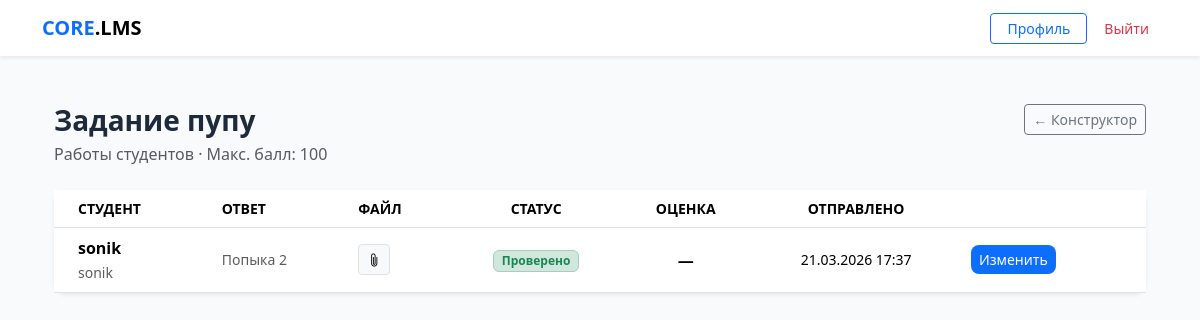
The page /assignment/1/submissions/ (signed in) on the database its author committed.
### core/models.py (models this page shows, shortened)
class Assignment(models.Model):
    block = models.OneToOneField(ContentBlock, on_delete=models.CASCADE, related_name='assignment')
    description = models.TextField(blank=True)
    max_score = models.PositiveIntegerField(default=100)
    deadline = models.DateTimeField(null=True, blank=True)

class ContentBlock(models.Model):
    BLOCK_TYPES = (
        ('text', 'Текст'),
        ('file', 'Файл/Медиа'),
        ('quiz', 'Тест'),
        ('assignment', 'Задание'),
    )
    course = models.ForeignKey(Course, on_delete=models.CASCADE, related_name='blocks')
    section = models.ForeignKey('Section', on_delete=models.SET_NULL,
                                null=True, blank=True, related_name='blocks')
    title = models.CharField(max_length=255)
    block_type = models.CharField(max_length=20, choices=BLOCK_TYPES)
    content_text = models.TextField(blank=True, null=True)
    content_file = models.FileField(upload_to='course_contents/', blank=True, null=True)
    content_quiz = models.ForeignKey(Quiz, on_delete=models.SET_NULL, blank=True, null=True,
                                     related_name='blocks')
    order = models.PositiveIntegerField(default=0)

class Submission(models.Model):
    STATUS_CHOICES = (
        ('submitted', 'На проверке'),
        ('graded', 'Проверено'),
    )
    assignment = models.ForeignKey(Assignment, on_delete=models.CASCADE, related_name='submissions')
    student = models.ForeignKey(CustomUser, on_delete=models.CASCADE, related_name='submissions')
    text = models.TextField(blank=True)
    file = models.FileField(upload_to='submissions/', blank=True, null=True)
    submitted_at = models.DateTimeField(auto_now_add=True)
    status = models.CharField(max_length=20, choices=STATUS_CHOICES, default='submitted')
    score = models.PositiveIntegerField(null=True, blank=True)
    feedback = models.TextField(blank=True)
    graded_at = models.DateTimeField(null=True, blank=True)
    is_late = models.BooleanField(default=False,
        help_text='Помечается автоматически если сдано после дедлайна')
    class Meta:
        unique_together = ('assignment', 'student')

class CustomUser(AbstractUser):
    ROLE_CHOICES = (
        ('student', 'Студент'),
        ('teacher', 'Преподаватель'),
    )
    role = models.CharField(max_length=10, choices=ROLE_CHOICES, default='student')
    avatar = models.ImageField(upload_to='avatars/', null=True, blank=True)
    phone = models.CharField(max_length=20, null=True, blank=True)

### core/views.py (the view)
# urls.py: path('assignment/<int:assignment_id>/submissions/', views.review_submissions, name='review_submissions'),
@login_required
@user_passes_test(is_teacher)
def review_submissions(request, assignment_id):
    assignment = get_object_or_404(
        Assignment, id=assignment_id, block__course__author=request.user)
    submissions = assignment.submissions.select_related('student').order_by('-submitted_at')
    return render(request, 'core/review_submissions.html', {
        'assignment': assignment,
        'submissions': submissions,
    })

### core/views.py (called while the page is built)
def is_teacher(user):
    return user.is_authenticated and user.role == 'teacher'

### core/templates/core/review_submissions.html (shortened to what this page needs)
{% extends "core/base.html" %}
{% block content %}
<div class="container py-4">
    <div class="d-flex justify-content-between align-items-start mb-4">
        <div>
            <h3 class="fw-bold mb-1">{{ assignment.block.title }}</h3>
            <p class="text-muted mb-0">
                Работы студентов · Макс. балл: {{ assignment.max_score }}
            </p>
        </div>
        <a href="{% url 'course_builder' assignment.block.course.id %}"
           class="btn btn-outline-secondary btn-sm">← Конструктор</a>
    </div>
    {% if submissions %}
    <div class="card border-0 shadow-sm">
        <div class="table-responsive">
            <table class="table table-hover align-middle mb-0">
                <thead class="bg-light">
                    <tr class="small text-uppercase text-muted">
                        <th class="ps-4">Студент</th>
                        <th>Ответ</th>
                        <th>Файл</th>
                        <th class="text-center">Статус</th>
                        <th class="text-center">Оценка</th>
                        <th class="text-center">Отправлено</th>
                        <th></th>
                    </tr>
                </thead>
                <tbody>
                    {% for sub in submissions %}
                    <tr>
                        <td class="ps-4">
                            <div class="fw-semibold">
                                {{ sub.student.get_full_name|default:sub.student.username }}
                            </div>
                            <small class="text-muted">{{ sub.student.username }}</small>
                        </td>
                        <td style="max-width:200px;">
                            <div class="text-truncate small text-muted">
                                {{ sub.text|default:"—" }}
                            </div>
                        </td>
                        <td>
                            {% if sub.file %}
                            <a href="{{ sub.file.url }}" target="_blank"
                               class="btn btn-sm btn-light border">
                                <i class="bi bi-paperclip"></i>
                            </a>
                            {% else %}—{% endif %}
                        </td>
                        <td class="text-center">
                            {% if sub.status == 'graded' %}
                            <span class="badge bg-success-subtle text-success border border-success-subtle">
                                Проверено
                            </span>
                            {% else %}
                            <span class="badge bg-warning-subtle text-warning border border-warning-subtle">
                                На проверке
                            </span>
                            {% endif %}
                        </td>
                        <td class="text-center fw-bold">
                            {% if sub.score is not None %}
                                {{ sub.score }} / {{ assignment.max_score }}
                            {% else %}—{% endif %}
                        </td>
                        <td class="text-center small">
                            {{ sub.submitted_at|date:"d.m.Y H:i" }}
                        </td>
                        <td class="pe-3">
                            <a href="{% url 'grade_submission' sub.id %}"
                               class="btn btn-sm btn-primary">
                                {% if sub.status == 'graded' %}Изменить{% else %}Проверить{% endif %}
                            </a>
                        </td>
                    </tr>
                    {% endfor %}
                </tbody>
            </table>
        </div>
    </div>
    {% else %}
    <div class="text-center py-5 border rounded-4 bg-light">
        <i class="bi bi-inbox display-4 text-muted opacity-25"></i>
        <p class="text-muted mt-3">Пока никто не сдал работу.</p>
    </div>
    {% endif %}
</div>
{% endblock %}

### core/templates/core/base.html (style rules this page uses)
:root { --bg-body: #f8fafc; --bg-card: #ffffff; --border-color: #e2e8f0; --accent: #0d6efd; --text-main: #1e293b; }
body { background-color: var(--bg-body); color: var(--text-main); font-family: 'Segoe UI', system-ui, sans-serif; }
.card { background-color: var(--bg-card); border: 0; border-radius: 12px; box-shadow: 0 1px 3px rgba(0,0,0,0.05); }
.btn-primary { background-color: var(--accent); border: none; border-radius: 8px; }

### rows shown on the page
Assignment: block "Задание пупу", max_score "100"
Submission: student.get_full_name "sonik", student.username "sonik", text "Попыка 2", status "Проверено", submitted_at "21.03.2026 17:37"
